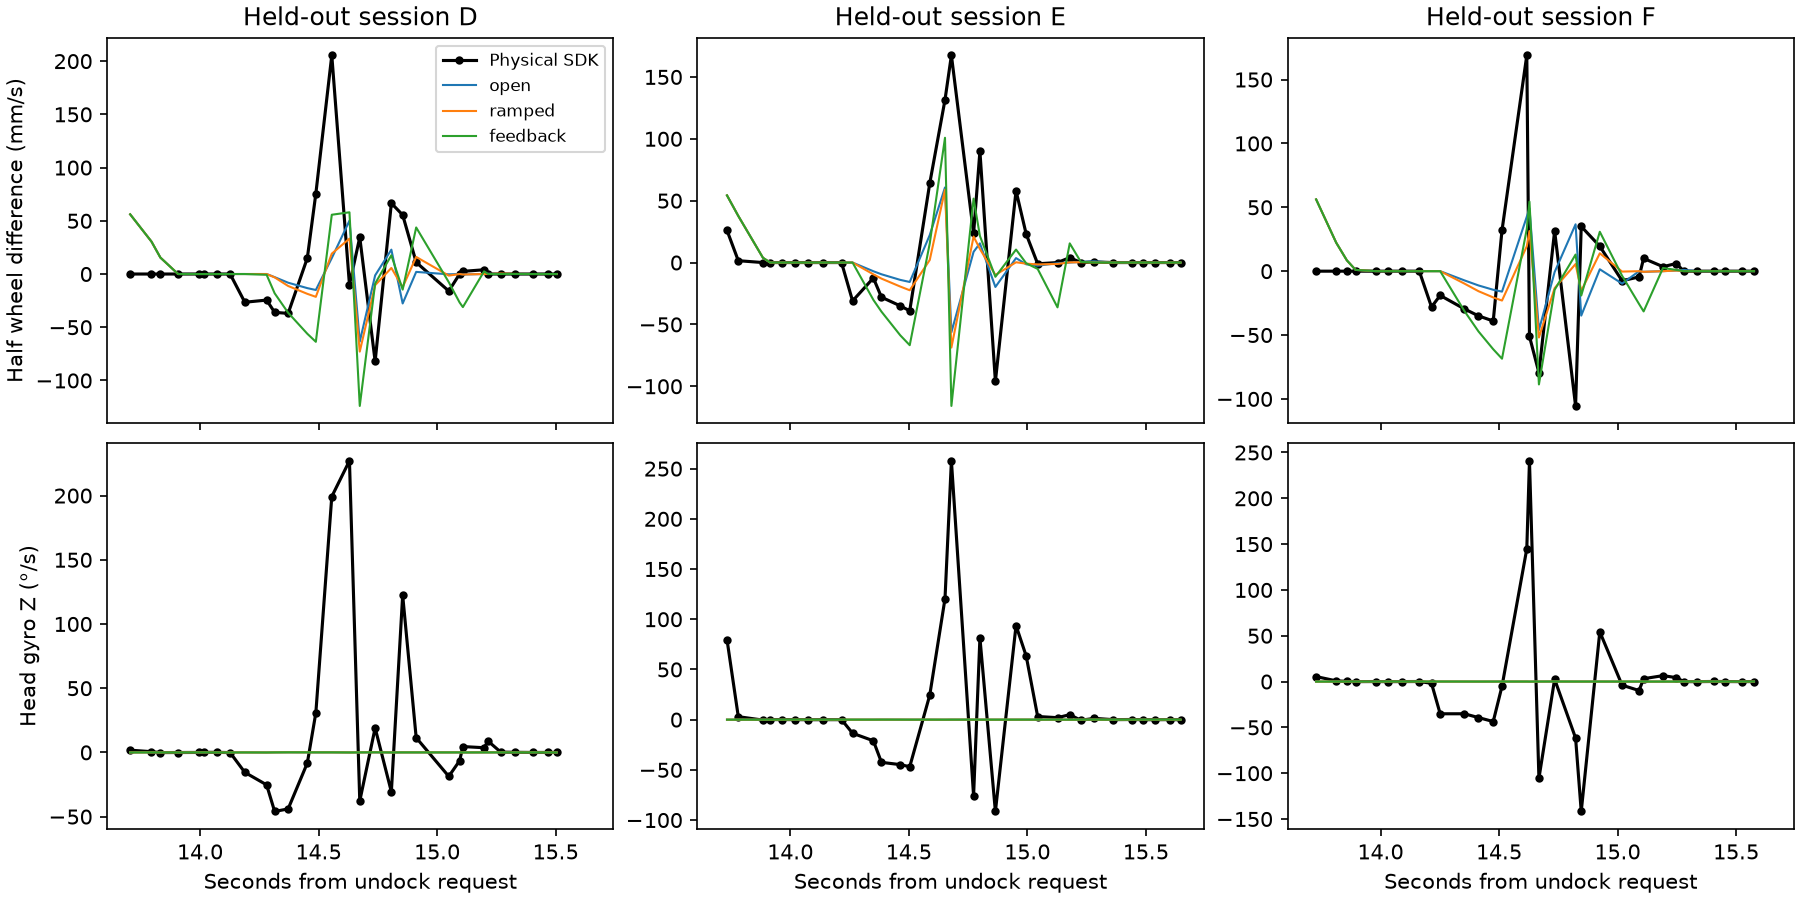

The script that saved this image:
"""Evaluate the frozen clip and dispatch offset at each held-out SDK sample."""
import csv
import gzip
from pathlib import Path

import matplotlib.pyplot as plt
import numpy as np

sim = np.genfromtxt("turns.csv", delimiter=",", names=True, dtype=None, encoding="utf8")
fig, axes = plt.subplots(2, 3, figsize=(12, 6), layout="constrained", sharex=True)
with open("turn-scores.csv", "w") as out:
    writer = csv.writer(out, lineterminator="\n")
    writer.writerow(["session", "mode", "samples", "wheel_diff_rmse_mmps", "gyro_z_rmse_dps"])
    for col, name in enumerate("DEF"):
        root = Path("../unit3-physical-repeats") / name
        with open(root / "actions.csv") as f:
            end = next(float(r["receipt_s"]) for r in csv.DictReader(f)
                       if r["event"] == "end" and r["action"] == "undock")
        with gzip.open(root / "robot.csv.gz", "rt") as f:
            rows = [r for r in csv.DictReader(f) if 13.7 <= float(r["receipt_s"]) <= min(end,16)]
        def series(key):
            return np.array([float(r[key]) for r in rows])
        t = series("receipt_s")
        obs = [(series("right_mmps") - series("left_mmps")) / 2, np.degrees(series("gz"))]
        for ax, y in zip(axes[:, col], obs):
            ax.plot(t, y, "ko-", ms=3, lw=1.5, label="Physical SDK")
        for mode in ["open", "ramped", "feedback"]:
            s = sim[sim["clip"] == mode]
            scores = []
            for ax, measured, model in zip(axes[:, col], obs, [(s["right"]-s["left"])/2, s["gyro"]]):
                pred = np.interp(t-.4, s["t"], model)
                scores.append(np.mean((measured-pred)**2)**.5)
                ax.plot(t, pred, lw=1, label=mode)
            writer.writerow([name, mode, len(t), *scores])
        axes[0,col].set_title("Held-out session " + name)
        axes[1,col].set_xlabel("Seconds from undock request")
axes[0,0].set_ylabel("Half wheel difference (mm/s)")
axes[1,0].set_ylabel("Head gyro Z (°/s)")
axes[0,0].legend(fontsize=8)
fig.savefig("turns.png", dpi=150)
